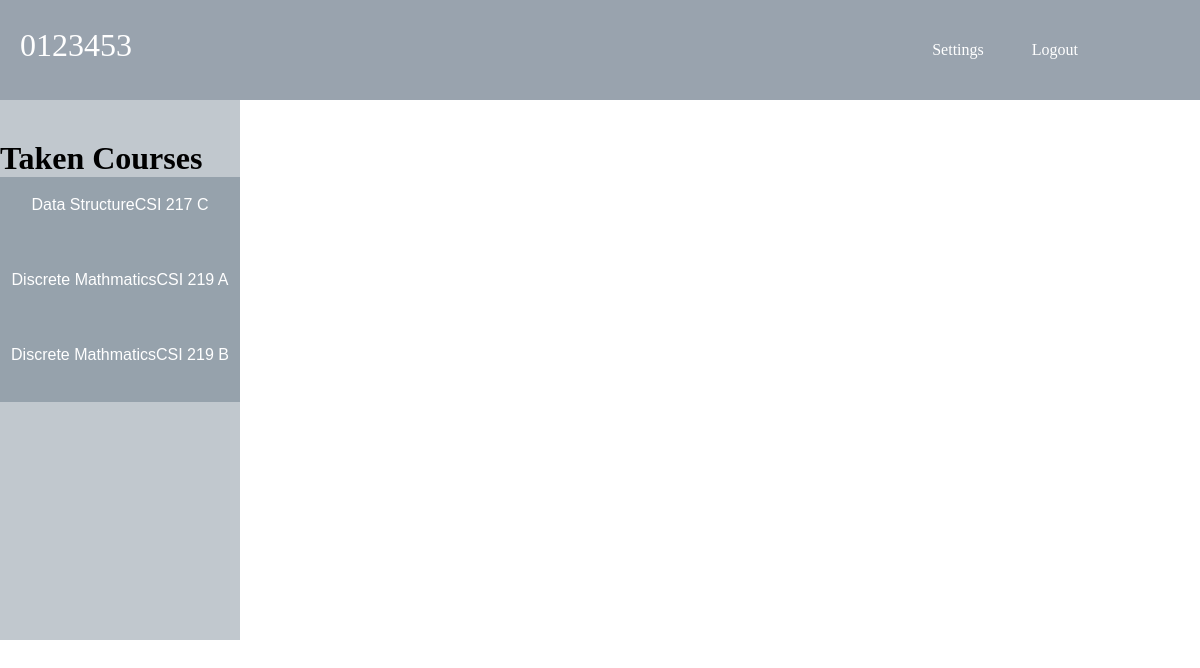
/teacherhome1.php (signed in), run on the app's committed database.
### tables this page shows
CREATE TABLE `takes` (
  `course_id` varchar(15) NOT NULL,
  `sec_id` varchar(15) NOT NULL,
  `semister` varchar(10) NOT NULL,
  `t_id` varchar(10) NOT NULL
);

### teacherhome1.php (the view, shortened to what this page needs)
<!DOCTYPE html>
<html>
<head>
	<link href="demo.css" rel="stylesheet" type="text/css"/>
</head>
</head>
<body>
<body>
	<div id="div1">
		<div id="div2">
        <div class="wrapper">
						<header>
							<h1><?php echo $user=$_SESSION['username']; ?></h1>
							<nav>
								<ul id="up">
						            <li><a href="teacher_settings.php">Settings</a>  </li>
									<li><a href="logout.php">Logout</a></li>
								</ul>
				</nav>
				</header>
	</div>
	</div>
		<div class="middle">
			<div class="left_bar">
				<h1>Taken Courses</h1>
				<?php
					$db_host="localhost";
    $db_username="root";
    $db_password="";
    $db_name="teacher-studentportal";
    $data=mysqli_connect($db_host,$db_username,$db_password,$db_name);
					$sqlteacher="SELECT course_id,sec_id FROM takes WHERE t_id='".$_SESSION['username']."' ";
					$res =mysqli_query($data,$sqlteacher);
					while($row=mysqli_fetch_array($res))
					{
						$takensecid = $row['sec_id'];
						$takencourseid = $row['course_id'];
						$sqlcoursename="SELECT c_name FROM course WHERE course_id='$takencourseid'";
						$resu=mysqli_query($data,$sqlcoursename);
						while($row1=mysqli_fetch_array($resu)){
						$a=$row1['c_name'];
						}
                 		 echo "<section class='Options'>";
						echo "<ul>";
					 	echo "<li><a href='teacherhome.php?takenid=".$row['course_id']."&secid=".$row['sec_id']."' >";
						echo $a;
						echo $takensecid;
					 	echo "</a> </li>";
	               		echo "</ul>
	          			</section>";
				 	}
				 	?>
			</div>
</body>
</html>

### demo.css (style rules this page uses)
ul { list-style-type:none; }
.left_bar { width: 240px; height:500px; padding-top:40px; float: left; background-color: rgba(52, 73, 94, 0.3); list-style-type:none; text-decoration: none; }
.left_bar ul li a { list-style-type:none; text-decoration: none; background-color:rgba(52, 73, 94, 0.3); width: 240px; height: 75px; font-family: arial, sans-serif; line-height: 55px; float: left; text-align: center; color: white; }
* { padding: 0px; margin: 0px; }
#div1 { width: 100%; height: 666px; background-repeat: no-repeat; background-size: 100% 720px ; }
#div2 { background-color: rgba(52, 73, 94, 0.5); height: 100px; width: 100%; line-align: 90px; line-height: 90px; }
#div2 h1 { float:left; font-weight:400; color:white; cursor:pointer; margin-left: 20px; }
#div2 ul { float:right; position: relative; margin-right:100px; line-height: 55px; }
#div2 ul li { list-style-type:none; display: inline-block; }
#div2 ul li a { padding: 22px; text-decoration: none; color: white; display: block; }

### data on the page
takes: a "Data Structure", sec "CSI 217 C"
takes: a "Discrete Mathmatics", sec "CSI 219 A"
takes: a "Discrete Mathmatics", sec "CSI 219 B"

### other printed values
$user=$_SESSION['username'] "0123453"
